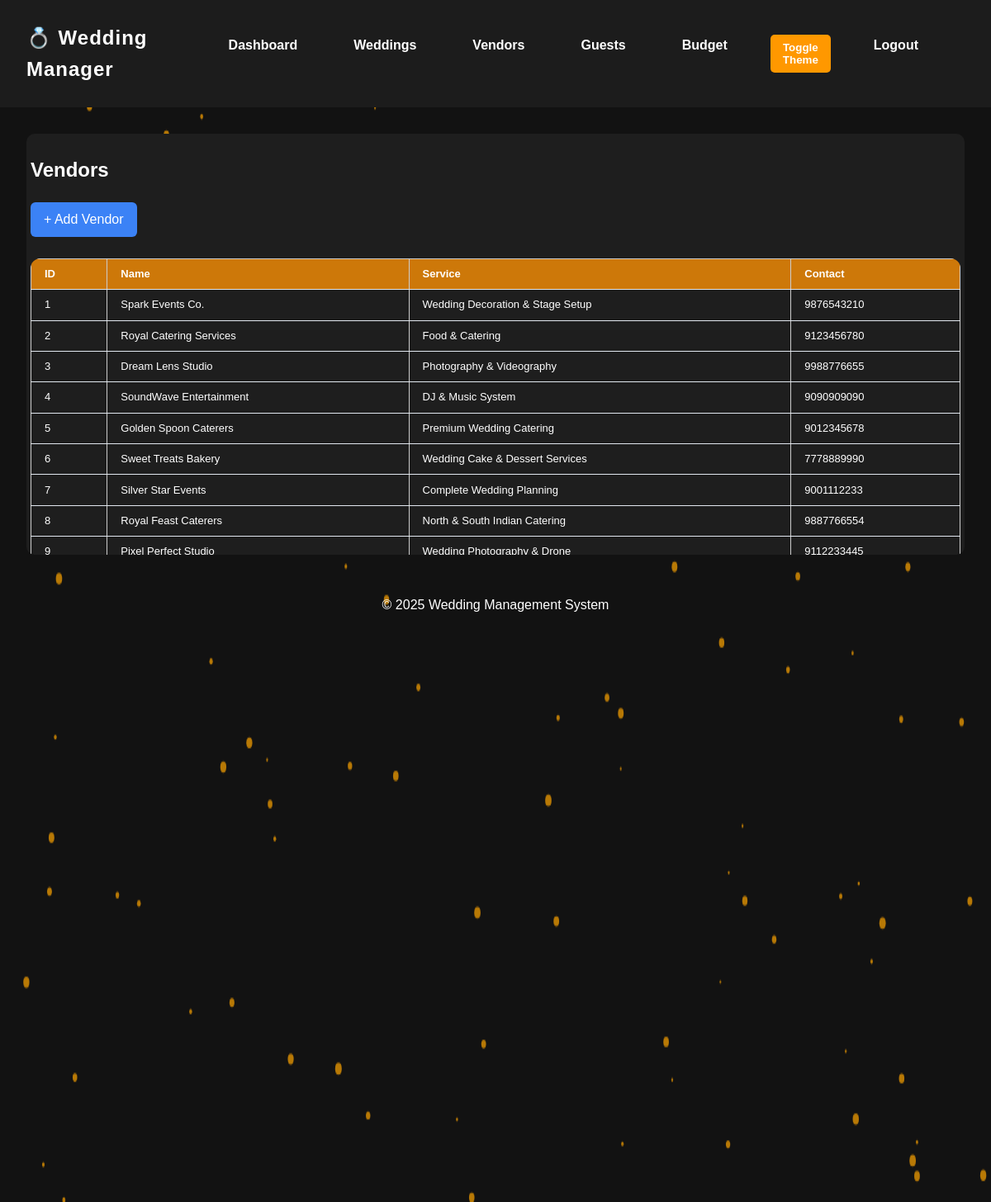
/vendors, run on the app's committed database.
### tables this page shows
CREATE TABLE vendors(
                 id INTEGER PRIMARY KEY AUTOINCREMENT,
                 name TEXT NOT NULL,
                 service TEXT NOT NULL,
                 contact TEXT NOT NULL);

### app.py (the view)
@app.route('/vendors')
def view_vendors():
    conn = sqlite3.connect(DB_PATH)
    c = conn.cursor()
    c.execute("SELECT * FROM vendors")
    vendors = c.fetchall()
    conn.close()
    return render_template('index.html', vendors=vendors, theme=session.get("theme", "light"))

### templates/index.html (shortened to what this page needs)
<!DOCTYPE html>
<html lang="en" data-theme="{{ session.get('theme', 'dark') }}">
<head>
<link rel="stylesheet" href="{{ url_for('static', filename='style.css') }}">
</head>
<body>
<canvas id="bgCanvas"></canvas>
<nav>
    <div class="logo">💍 Wedding Manager</div>
    <ul>
        <li><a href="{{ url_for('dashboard') }}">Dashboard</a></li>
        <li><a href="{{ url_for('view_weddings') }}">Weddings</a></li>
        <li><a href="{{ url_for('view_vendors') }}">Vendors</a></li>
        <li><a href="{{ url_for('view_guests') }}">Guests</a></li>
        <li><a href="{{ url_for('view_budget') }}">Budget</a></li>
        <li><button id="themeToggle" class="btn">Toggle Theme</button></li>
        <li><a href="{{ url_for('logout') }}">Logout</a></li>
    </ul>
</nav>
<main>
    {% if request.endpoint == 'view_vendors' %}
    <div class="table-container">
        <h2>Vendors</h2>
        <a href="{{ url_for('add_vendor') }}" class="btn add-btn">+ Add Vendor</a>
        <table>
            <thead><tr><th>ID</th><th>Name</th><th>Service</th><th>Contact</th></tr></thead>
            <tbody>
                {% for v in vendors %}
                <tr>
                    <td>{{ v[0] }}</td>
                    <td>{{ v[1] }}</td>
                    <td>{{ v[2] }}</td>
                    <td>{{ v[3] }}</td>
                </tr>
                {% endfor %}
            </tbody>
        </table>
    </div>
    {% endif %}
</main>
<footer>
    © 2025 Wedding Management System
</footer>
<script>
// THEME TOGGLE BUTTON
document.getElementById("themeToggle").addEventListener("click", () => {
    let current = document.documentElement.getAttribute("data-theme");
    let newTheme = current === "dark" ? "light" : "dark";
    document.documentElement.setAttribute("data-theme", newTheme);
    fetch(`/set_theme/${newTheme}`);
});
// PARTICLE BACKGROUND
const canvas = document.getElementById('bgCanvas');
const ctx = canvas.getContext('2d');
let w,h;
function resize(){ w=canvas.width=window.innerWidth; h=canvas.height=window.innerHeight; }
window.addEventListener('resize',resize);
resize();
let particles=[];
for(let i=0;i<100;i++){
    particles.push({
        x: Math.random()*w,
        y: Math.random()*h,
        r: Math.random()*3+1,
        dx: (Math.random()-0.5)*1.5,
        dy: (Math.random()-0.5)*1.5
    });
}
function draw(){
    ctx.clearRect(0,0,w,h);
    for(let p of particles){
        ctx.beginPath();
        ctx.arc(p.x,p.y,p.r,0,Math.PI*2);
        ctx.fillStyle='rgba(255,165,0,0.7)';
        ctx.fill();
        p.x+=p.dx;
        p.y+=p.dy;
        if(p.x<0||p.x>w)p.dx*=-1;
        if(p.y<0||p.y>h)p.dy*=-1;
    }
    requestAnimationFrame(draw);
}
draw();
</script>
</body>
</html>

### static/style.css (style rules this page uses)
body { font-family:'Inter',sans-serif; background: #0f172a; color:#e2e8f0; line-height:1.6; transition: background .3s, color .3s; }
a { text-decoration:none; color:inherit; }
ul { list-style:none; }
nav { color:#fff; padding:1rem 2rem; display:flex; justify-content:space-between; align-items:center; }
nav .logo { font-size:1.5rem; font-weight:bold; letter-spacing:1px; }
nav ul { display:flex; gap:1rem; }
nav ul li a { color:#fff; padding:.5rem 1rem; border-radius:6px; transition:.3s; }
footer { text-align:center; padding:1rem; margin-top:2rem; }
.btn { display:inline-block; padding:.5rem 1rem; background: #f59e0b; color:#fff; border-radius:6px; transition:.3s; }
.table-container { margin:2rem; overflow-x:auto; }
.table-container table { width:100%; border-collapse:collapse; border-radius:12px; overflow:hidden; animation:fadeIn .5s; }
.table-container th, .table-container td { padding:.7rem 1rem; text-align:left; border-bottom:1px solid #e2e8f0; }
.table-container th { color:#fff; }
.add-btn { margin-bottom:1rem; display:inline-block; background:#3b82f6; color:#fff; padding:.5rem 1rem; border-radius:6px; transition:.3s; }

### templates/index.html (style rules this page uses)
:root { --bg: #ffffff; --text: #000000; --card: #f2f2f2; --nav: #ffffff; }
[data-theme="dark"] { --bg: #121212; --text: #ffffff; --card: #1e1e1e; --nav: #1c1c1c; }
body { margin:0; padding:0; background: var(--bg); color: var(--text); font-family: Arial, sans-serif; }
nav { background: var(--nav); }
.card, .table-container, .form-container { background: var(--card); color: var(--text); padding: 5px; border-radius: 10px; margin-bottom: 20px; max-height: 500px; overflow-y: auto; padding: 5px; }
#bgCanvas { position: fixed; top: 0; left: 0; width: 100%; height: 100%; z-index: -1; }
nav ul { display:flex; list-style:none; padding:10px 20px; }
nav ul li { margin-right:20px; }
nav ul li a, nav ul li button { color: var(--text); text-decoration:none; background:none; border:none; cursor:pointer; font-weight:bold; }
nav ul li button { padding:5px 10px; background:#ff9800; border-radius:5px; }
table { width:100%; border-collapse: collapse; margin-top:10px; }
table th, table td { border:1px solid #ccc; padding:4px; text-align:left; line-height: 14px; font-size: 13px; }
table th { background:#cd7809; color: #bbb; font-weight:600; }
button.btn { padding:8px 15px; background:#ff9800; color:#fff; border:none; border-radius:5px; cursor:pointer; }

### data on the page
vendors: id "1", name "Spark Events Co.", service "Wedding Decoration & Stage Setup", contact "9876543210"
vendors: id "2", name "Royal Catering Services", service "Food & Catering", contact "9123456780"
vendors: id "3", name "Dream Lens Studio", service "Photography & Videography", contact "9988776655"
vendors: id "4", name "SoundWave Entertainment", service "DJ & Music System", contact "9090909090"
vendors: id "5", name "Golden Spoon Caterers", service "Premium Wedding Catering", contact "9012345678"
vendors: id "6", name "Sweet Treats Bakery", service "Wedding Cake & Dessert Services", contact "7778889990"
vendors: id "7", name "Silver Star Events", service "Complete Wedding Planning", contact "9001112233"
vendors: id "8", name "Royal Feast Caterers", service "North & South Indian Catering", contact "9887766554"
vendors: id "9", name "Pixel Perfect Studio", service "Wedding Photography & Drone", contact "9112233445"
